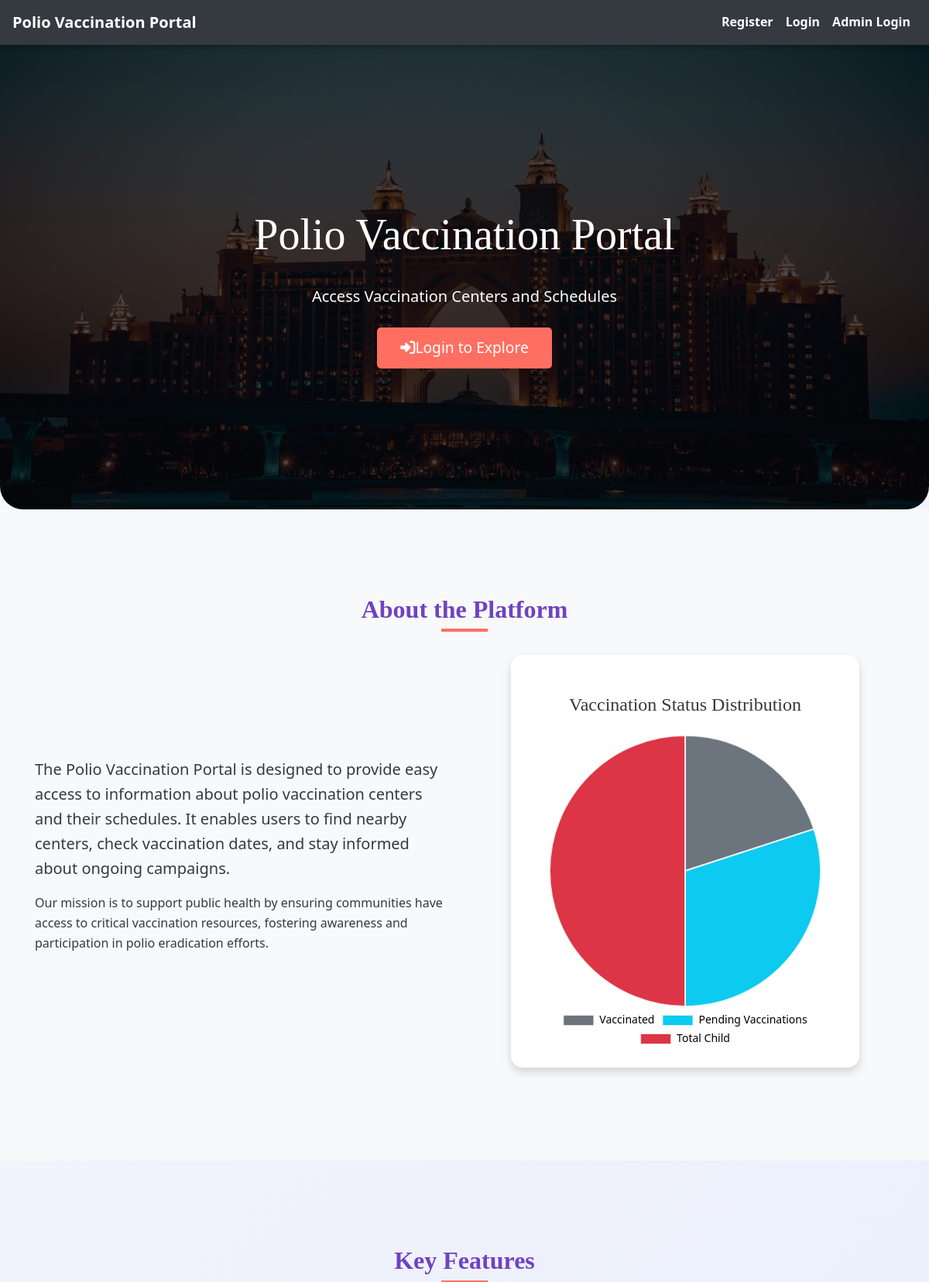
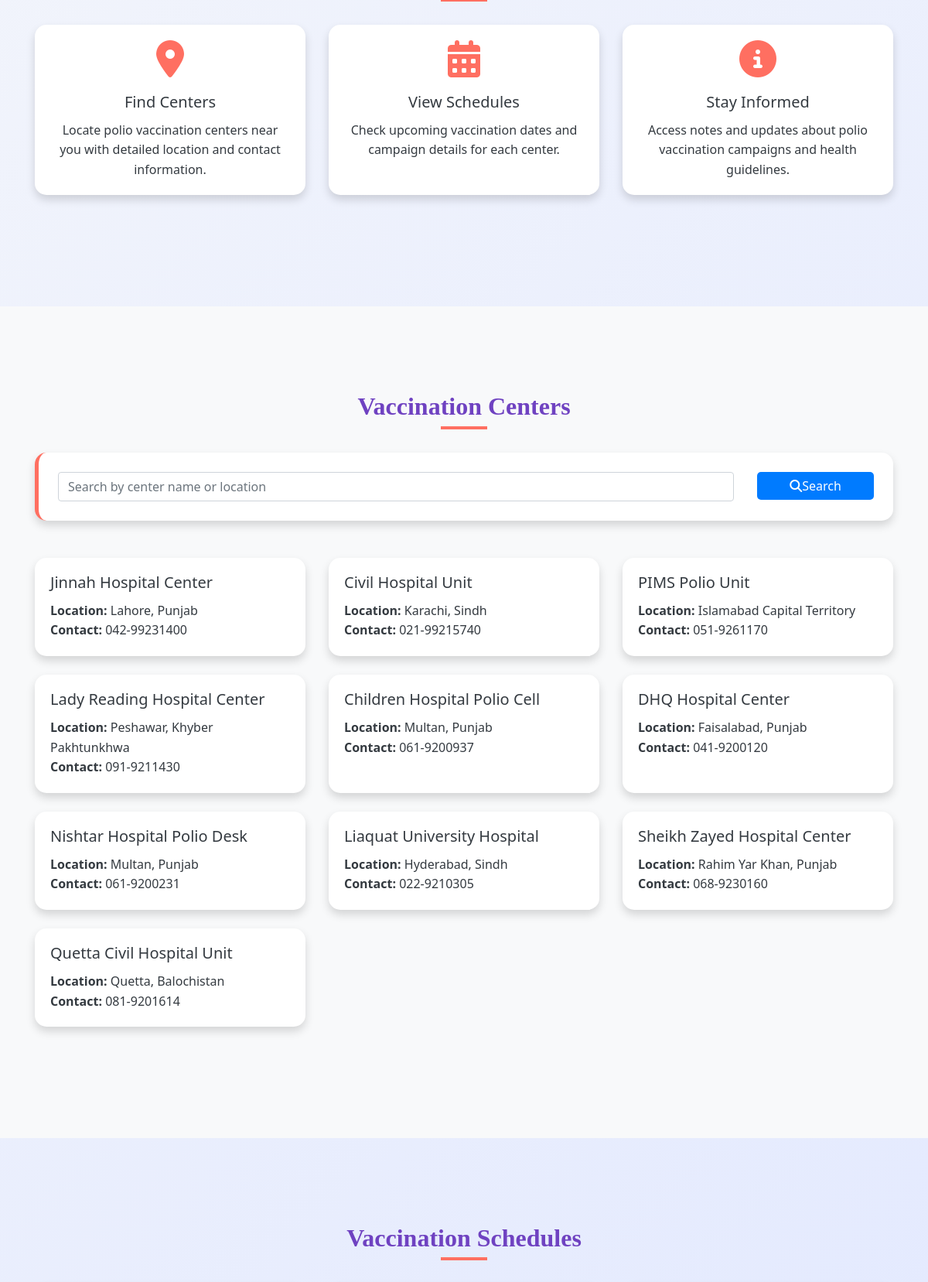
The page / (upper part) on the database its author committed (2 pictures, top to bottom).
### tables this page shows
CREATE TABLE `vaccination_centers` (
  `id` int(11) NOT NULL,
  `name` varchar(100) NOT NULL,
  `location` varchar(255) NOT NULL,
  `contact_number` varchar(20) NOT NULL
);

### index.php (the view, shortened to what this page needs)
<?php
include('config.php');
$center_query = "SELECT * FROM vaccination_centers";
$center_result = mysqli_query($conn, $center_query);
$status_data = [
    'Vaccinated' => 10,
    'Pending Vaccinations' => 15,
    'Total Child' => 25,
];
?>
<!DOCTYPE html>
<html lang="en">
<head>
    <link rel="stylesheet" href="https://maxcdn.bootstrapcdn.com/bootstrap/4.5.2/css/bootstrap.min.css">
    <link rel="stylesheet" href="./css/style.css">
    <link href="https://cdnjs.cloudflare.com/ajax/libs/font-awesome/6.4.0/css/all.min.css" rel="stylesheet">
</head>
<body>
    <?php include('navbar.php'); ?>
    <div class="hero-section">
        <h1 class="display-4 fw-bold">Polio Vaccination Portal</h1>
        <p class="lead mb-4">Access Vaccination Centers and Schedules</p>
        <?php if (!isset($_SESSION['loggedin']) || $_SESSION['loggedin'] !== true): ?>
            <a href="login.php" class="btn btn-primary"><i class="fas fa-sign-in-alt me-2"></i>Login to Explore</a>
        <?php else: ?>
            <a href="dashboard.php" class="btn btn-primary"><i class="fas fa-tachometer-alt me-2"></i>Go to Dashboard</a>
        <?php endif; ?>
    </div>
    <div class="section bg-light">
        <div class="container">
            <h2 class="text-center section-title">About the Platform</h2>
            <div class="row align-items-center">
                <div class="col-md-6">
                    <p class="lead">The Polio Vaccination Portal is designed to provide easy access to information about polio vaccination centers and their schedules. It enables users to find nearby centers, check vaccination dates, and stay informed about ongoing campaigns.</p>
                    <p>Our mission is to support public health by ensuring communities have access to critical vaccination resources, fostering awareness and participation in polio eradication efforts.</p>
                </div>
                <div class="col-md-6">
                    <div class="chart-container">
                        <h4 class="text-center mb-4">Vaccination Status Distribution</h4>
                        <canvas id="submissionChart"></canvas>
                    </div>
                </div>
            </div>
        </div>
    </div>
    <div class="section">
        <div class="container">
            <h2 class="text-center section-title">Key Features</h2>
            <div class="row text-center">
                <div class="col-md-4 mb-4">
                    <div class="card h-100">
                        <div class="card-body">
                            <i class="fas fa-map-marker-alt feature-icon"></i>
                            <h5 class="card-title">Find Centers</h5>
                            <p class="card-text">Locate polio vaccination centers near you with detailed location and contact information.</p>
                        </div>
                    </div>
                </div>
                <div class="col-md-4 mb-4">
                    <div class="card h-100">
                        <div class="card-body">
                            <i class="fas fa-calendar-alt feature-icon"></i>
                            <h5 class="card-title">View Schedules</h5>
                            <p class="card-text">Check upcoming vaccination dates and campaign details for each center.</p>
                        </div>
                    </div>
                </div>
                <div class="col-md-4 mb-4">
                    <div class="card h-100">
                        <div class="card-body">
                            <i class="fas fa-info-circle feature-icon"></i>
                            <h5 class="card-title">Stay Informed</h5>
                            <p class="card-text">Access notes and updates about polio vaccination campaigns and health guidelines.</p>
                        </div>
                    </div>
                </div>
            </div>
        </div>
    </div>
    <div class="section bg-light">
        <div class="container">
            <h2 class="text-center section-title">Vaccination Centers</h2>
            <form method="get" class="search-form mb-5">
                <div class="row g-3">
                    <div class="col-md-10">
                        <input type="text" name="center_search" class="form-control" placeholder="Search by center name or location" value="<?= htmlspecialchars($_GET['center_search'] ?? '') ?>">
                    </div>
                    <div class="col-md-2">
                        <button type="submit" class="btn btn-primary w-100"><i class="fas fa-search me-2"></i>Search</button>
                    </div>
                </div>
            </form>
            <?php if (mysqli_num_rows($center_result) > 0): ?>
                <div class="row">
                    <?php while ($center = mysqli_fetch_assoc($center_result)): ?>
                        <div class="col-md-4 mb-4">
                            <div class="card h-100">
                                <div class="card-body">
                                    <h5 class="card-title"><?= htmlspecialchars($center['name']) ?></h5>
                                    <p class="card-text">
                                        <strong>Location:</strong> <?= htmlspecialchars($center['location']) ?><br>
                                        <strong>Contact:</strong> <?= htmlspecialchars($center['contact_number']) ?>
                                    </p>
                                </div>
                            </div>
                        </div>
                    <?php endwhile; ?>
                </div>
            <?php else: ?>
                <div class="alert alert-info text-center">No vaccination centers found for the given search criteria.</div>
            <?php endif; ?>
        </div>
    </div>
    <div class="section">
        <div class="container">
            <h2 class="text-center section-title">Vaccination Schedules</h2>
        </div>
    </div>
    <script>
        // Submission Status Pie Chart
        const ctx = document.getElementById('submissionChart').getContext('2d');
        new Chart(ctx, {
            type: 'pie',
            data: {
                labels: [
                    'Vaccinated',
                    'Pending Vaccinations',
                    'Total Child',
                ],
                datasets: [{
                    data: [
                        <?= $status_data['Vaccinated'] ?>,
                        <?= $status_data['Pending Vaccinations'] ?>,
                        <?= $status_data['Total Child'] ?>,
                    ],
                    backgroundColor: [
                        '#6c757d',  // --secondary (gray)
                        '#0dcaf0',  // --info (cyan)
                        '#dc3545',  // --danger (red)
                    ],
                    borderColor: 'rgba(255,255,255,0.8)',
                    borderWidth: 2
                }]
            },
            options: {
                responsive: true,
                plugins: {
                    legend: {
                        position: 'bottom',
                        labels: {
                            font: {
                                size: 14,
                                family: 'Segoe UI'
                            },
                            color: 'var(--dark)'
                        }
                    },
                    tooltip: {
                        backgroundColor: 'var(--dark)',
                        titleFont: { size: 16 },
                        bodyFont: { size: 14 }
                    }
                }
            }
        });
    </script>
</body>
</html>

### css/style.css (style rules this page uses)
body { background: linear-gradient(90deg, rgba(233, 246, 246, 0.831), rgba(207, 233, 233, 0.9)); font-family: 'Arial', sans-serif; color: #333; line-height: 1.6; }
h1, h2, h3, h4 { text-align: center; margin-top: 30px; margin-bottom: 30px; font-family: 'Georgia', serif; }
.container { margin-bottom: 40px; }
.btn-primary { color: #fff; border: none; border-radius: 5px; cursor: pointer; transition: background-color 0.3s ease; }
a { color: #006666; text-decoration: none; font-weight: bold; }

### index.php (style rules this page uses)
:root { --primary: #007bff; --secondary: #6c757d; --success: #28a745; --info: #17a2b8; --warning: #ffc107; --danger: #dc3545; --light: #f8f9fa; --dark: #343a40; --accent: #ff6f61; --highlight: #6f42c1; }
body { font-family: 'Segoe UI', Tahoma, Geneva, Verdana, sans-serif; background: linear-gradient(135deg, var(--light) 0%, #e0e7ff 100%); color: var(--dark); }
.hero-section { height: 600px; background: linear-gradient(rgba(0,0,0,0.7), rgba(0,0,0,0.7)), url('./images/hotel.jpg') center/cover no-repeat; color: white; display: flex; flex-direction: column; justify-content: center; align-items: center; text-align: center; border-radius: 0 0 30px 30px; animation: fadeIn 1.5s ease-in-out; }
.hero-section .btn-primary { background-color: var(--accent); border-color: var(--accent); padding: 12px 30px; font-size: 1.2rem; transition: transform 0.3s, background-color 0.3s; }
.card { border: none; border-radius: 15px; box-shadow: 0 6px 12px rgba(0,0,0,0.15); transition: transform 0.3s, box-shadow 0.3s; background-color: white; }
.search-form { background-color: white; padding: 25px; border-radius: 15px; box-shadow: 0 6px 12px rgba(0,0,0,0.15); margin-bottom: 40px; border-left: 5px solid var(--accent); }
.section { padding: 80px 0; }
.section-title { color: var(--highlight); margin-bottom: 40px; font-weight: 700; position: relative; }
.section-title::after { content: ''; width: 60px; height: 4px; background-color: var(--accent); position: absolute; bottom: -10px; left: 50%; transform: translateX(-50%); }
.feature-icon { font-size: 3em; color: var(--accent); margin-bottom: 20px; transition: color 0.3s; }
.chart-container { max-width: 450px; margin: 0 auto; background-color: white; padding: 20px; border-radius: 15px; box-shadow: 0 6px 12px rgba(0,0,0,0.15); }

### rows shown on the page
vaccination_centers: name "Jinnah Hospital Center", location "Lahore, Punjab", contact_number "042-99231400"
vaccination_centers: name "Civil Hospital Unit", location "Karachi, Sindh", contact_number "021-99215740"
vaccination_centers: name "PIMS Polio Unit", location "Islamabad Capital Territory", contact_number "051-9261170"
vaccination_centers: name "Lady Reading Hospital Center", location "Peshawar, Khyber Pakhtunkhwa", contact_number "091-9211430"
vaccination_centers: name "Children Hospital Polio Cell", location "Multan, Punjab", contact_number "061-9200937"
vaccination_centers: name "DHQ Hospital Center", location "Faisalabad, Punjab", contact_number "041-9200120"
vaccination_centers: name "Nishtar Hospital Polio Desk", location "Multan, Punjab", contact_number "061-9200231"
vaccination_centers: name "Liaquat University Hospital", location "Hyderabad, Sindh", contact_number "022-9210305"
vaccination_centers: name "Sheikh Zayed Hospital Center", location "Rahim Yar Khan, Punjab", contact_number "068-9230160"
vaccination_centers: name "Quetta Civil Hospital Unit", location "Quetta, Balochistan", contact_number "081-9201614"

### other values the page prints
chart data {{ $status_data['Vaccinated'] }} 10
chart data {{ $status_data['Pending Vaccinations'] }} 15
chart data {{ $status_data['Total Child'] }} 25
